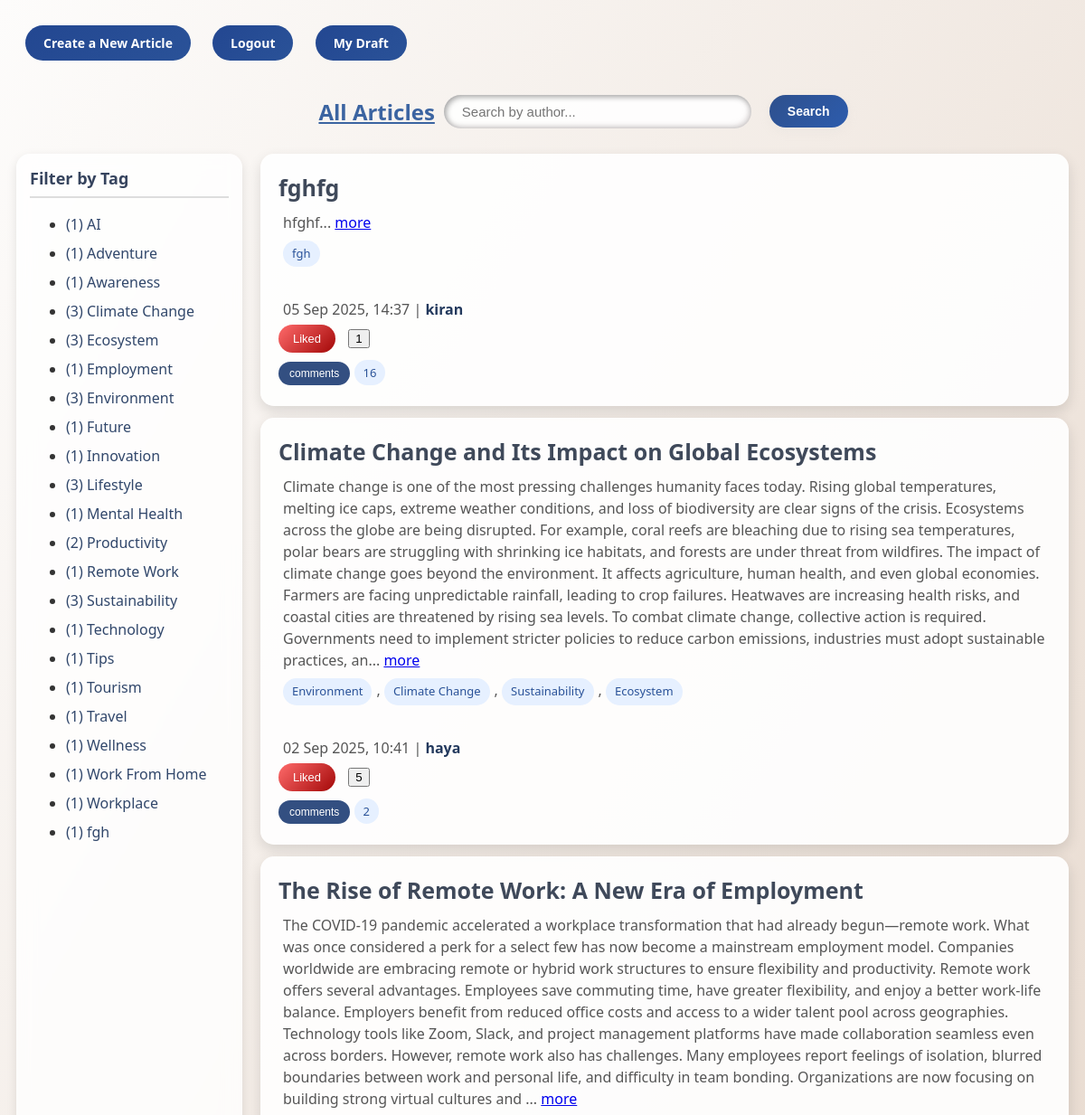
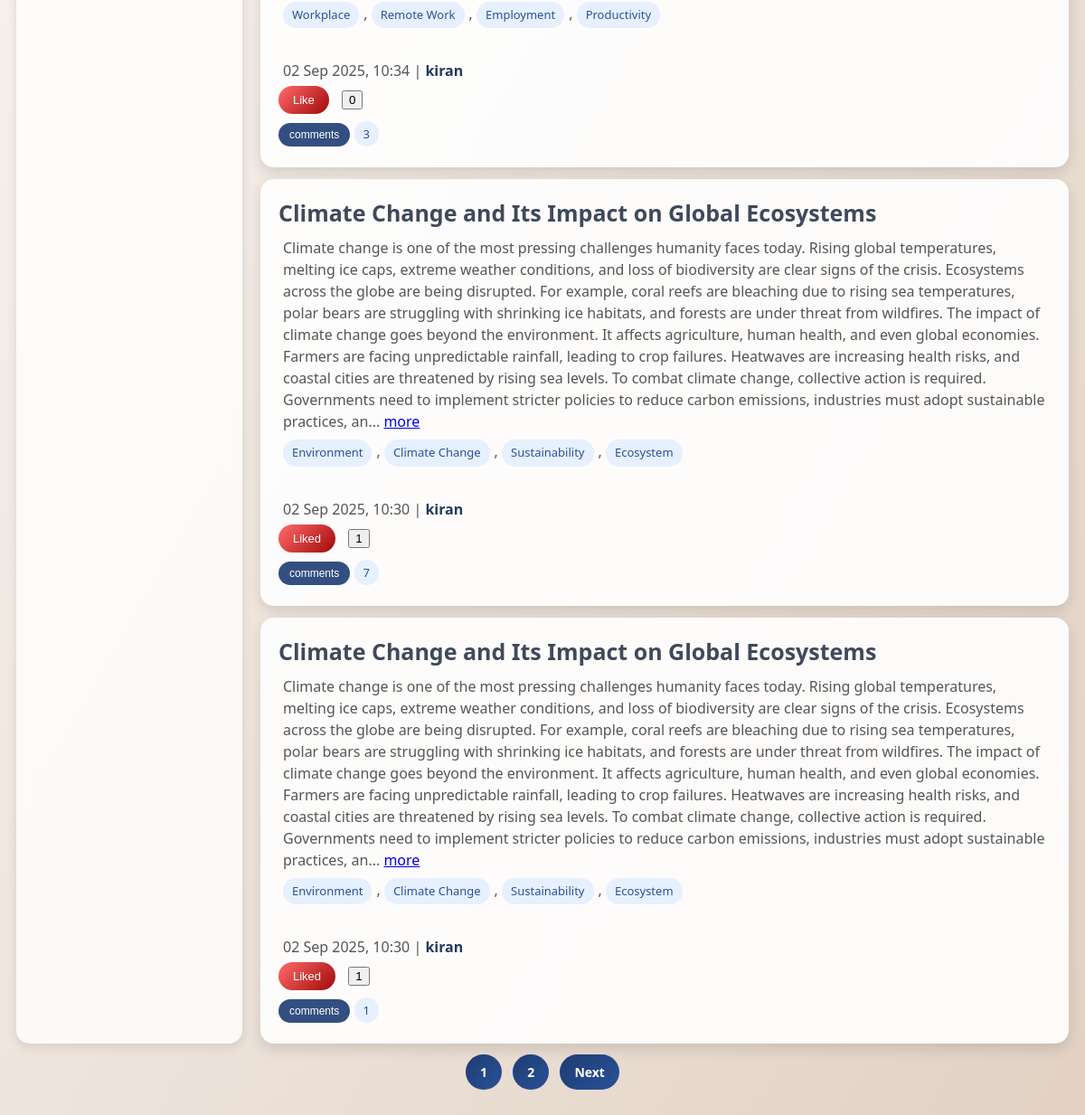
/article_list/ (signed in), run on the app's committed database (2 pictures, top to bottom).
### myapp/models.py (models this page shows, shortened)
class Article(models.Model):
    title = models.CharField(max_length=200)
    content = models.TextField()
    author = models.ForeignKey(User, on_delete=models.CASCADE)
    created_at = models.DateTimeField(auto_now_add=True)
    tags = models.CharField(max_length=100)
    is_draft = models.BooleanField(default=False)
    @property
    def tag_list(self):
        if self.tags:
            return [t.strip() for t in self.tags.split(",")]
        return []

### myapp/views.py (the view)
# urls.py: path('article_list/', views.article_list, name='article_list'),
def article_list(request):
    tag = request.GET.get("tag")
    author = request.GET.get("author")
    all_articles = Article.objects.filter(is_draft=False)
    tag_list = {}
    for art in all_articles:
        for t in art.tag_list:
            tag_list[t] = tag_list.get(t, 0) + 1
    tag_list = sorted(tag_list.items())
    articles = all_articles.order_by("-id")
    if tag:
        articles = [a for a in articles if tag in a.tag_list]
    if author:
        articles = articles.filter(author__username__icontains=author)
    paginator = Paginator(articles, 5)
    page_number = request.GET.get("page")
    page_obj = paginator.get_page(page_number)
    liked_articles = []
    if request.user.is_authenticated:
        liked_articles = request.user.like_set.values_list("article_id", flat=True)
    return render(request, "article_list.html", {
        "articles": page_obj,
        "tag_list": tag_list,
        "selected_tag": tag,
        "author_name": author,
        "page_obj": page_obj,
        "liked_articles": liked_articles,
    })

### myapp/templates/article_list.html (shortened to what this page needs)
{% extends 'base.html' %}
{% load static %}
{% block content %}
<div class="div2">
<div id="article-list-container">
  {% if user.is_authenticated %}
  <div class="button-3">
    <a href="{% url 'create_article' %}" class="button-link" id="create-article-link">Create a New Article</a>
    <a href="{% url 'logout' %}" class="button-link" id="logout-link">Logout</a>
    <a href="{% url 'draft_list' %}" class="button-link" id="draft-link">My Draft</a>
  </div>
  {% else %}
    <a href="{% url 'login' %}" class="button-link" id="login-link">Login</a>
    <a href="{% url 'register' %}" class="button-link" id="register-link">Register</a>
  {% endif %}
  <div class="search-bar" >
    <a href="{% url 'article_list' %}" class="underline-link" ><h2>All Articles</h2></a>
    <input type="text" id="author-search" placeholder="Search by author..."value="{{ request.GET.author|default:'' }}">
    <button id="author-search-btn" class="button-link">Search</button>
  </div>
  <div class="layout">
    <div class="tag-sidebar">
      <h3>Filter by Tag</h3>
      <ul>
        {% for tag, count in tag_list %}
          <li>
            <a href="?tag={{ tag }}">({{ count }}) {{ tag }} </a>
          </li>
        {% endfor %}
      </ul>
    </div>
    <div class="article-container">
      {% for article in articles %}
        <div class="article-card" data-id="{{ article.id }}">
          <h4> {{ article.title }}</h4>
          <p id="short-{{ article.id }}">
            {{ article.content|slice:":900" }}...
            <a href="#" class="more-link" data-id="{{ article.id }}">more</a>
          </p>
          <p>
            {% for tag in article.tag_list %}
              <span>{{ tag }}</span>{% if not forloop.last %}, {% endif %}
            {% endfor %}<br>
          </p><br>
          <p>{{ article.created_at|date:"d M Y, H:i" }} | <strong style="color:#23395d">{{ article.author.username }}</strong></p>
          {% if user.is_authenticated %}
          <button class="like-btn" data-article="{{ article.id }}">
            {% if article.id in liked_articles %}
              Liked
            {% else %}
              Like
            {% endif %}
          </button>
          {% else %}
            Login :
        {% endif %}
        <button class="like-count" id="like-count-{{ article.id }}" data-article="{{ article.id }}">
          {{ article.like_set.count|default:"0" }}
        </button>
          <div class="comments-section">
            <button class="comments-btn" data-article="{{ article.id }}">comments</button>
            <span class="comments-count" id="comments-count-{{ article.id }}">
              {{ article.comments.count|default:"0" }}
            </span>
          </div>
        </div>
      {% empty %}
        <p>No articles found.</p>
      {% endfor %}
    </div>
  </div>
</div>
  <div class="pagination" style="text-align:center; margin-top:20px;">
  {% for num in page_obj.paginator.page_range %}
    {% if page_obj.number == num %}
      <span class="button-link2" >{{ num }}</span>
    {% else %}
      <a href="?page={{ num }}{% if selected_tag %}&tag={{ selected_tag }}{% endif %}{% if author_name %}&author={{ author_name }}{% endif %}" class="button-link2">{{ num }}</a>
    {% endif %}
  {% endfor %}
  {% if page_obj.has_next %}
    <a href="?page={{ page_obj.next_page_number }}{% if selected_tag %}&tag={{ selected_tag }}{% endif %}{% if author_name %}&author={{ author_name }}{% endif %}" class="button-link2">Next</a>
  {% endif %}
  </div>
</div>
{% endblock %}

### myapp/templates/article_list.html (style rules this page uses)
body { font-family: 'Segoe UI', Tahoma, Geneva, Verdana, sans-serif; background: linear-gradient(120deg, #fdfcfb, #e2d1c3); color: #333; }
.div2 { margin: 0; padding: 10px ; max-width: 100%; }
.button-link { display: inline-block; padding: 10px 20px; background: linear-gradient(135deg, #234791ff, #2a5298); color: #fff; border-radius: 30px; text-decoration: none; font-weight: 600; font-size: 14px; margin: 10px; }
.search-bar { margin: 10px 0; gap: 10px; display: flex; justify-content: center; align-items: center; }
.search-bar input[type="text"] { padding: 10px 20px; width: 300px; border: none; border-radius: 25px; font-size: 15px; background: rgba(255,255,255,0.9); box-shadow: inset 2px 2px 6px rgba(163, 163, 163, 1), inset -2px -2px 6px rgba(206, 200, 200, 0.8); }
.search-bar button { padding: 10px 20px; border-radius: 25px; border: none; cursor: pointer; background: linear-gradient(135deg, #2e508dff, #2d5cadff); color: #fff; font-weight: 600; box-shadow: 0 4px 12px rgba(211, 208, 208, 0.15); }
.layout { display: grid; grid-template-columns: 250px 1fr; max-width: 100%; width: 100%; max-width: 100%; gap: 20px; }
.tag-sidebar { background: rgba(255,255,255,0.8); padding: 15px; border-radius: 15px; backdrop-filter: blur(10px); box-shadow: 0 4px 12px rgba(0,0,0,0.1); }
.tag-sidebar h3 { margin-top: 0; font-size: 18px; color: #36445eff; border-bottom: 2px solid #ddd; padding-bottom: 8px; }
.tag-sidebar li { margin: 10px 0; }
.tag-sidebar a { text-decoration: none; font-weight: 500; color: #31476bff; }
.article-container { display: flex; flex-direction: column; gap: 13px; }
.article-card { padding: 20px ; border-radius: 15px; background: rgba(255,255,255,0.9); box-shadow: 0 6px 15px rgba(0,0,0,0.12); }
.article-card h4 { margin: 0 0 10px; font-size: 25px; color: #3f495aff; }
.article-card p { margin: 5px ; line-height: 1.5; color: #555; }
.article-card span { display: inline-block; background: #e6f0ff; padding: 5px 10px; border-radius: 15px; font-size: 13px; margin: 3px 5px 3px 0; color: #2a5298; font-weight: 500; }
.like-btn { background: linear-gradient(135deg, #ff6b6b, #a30808ff); border: none; padding: 8px 16px; border-radius: 20px; color: white; cursor: pointer; font-size: 13px; margin-right: 10px; }
.comments-btn { background: #334f81ff; color: white; border: none; padding: 6px 12px; border-radius: 15px; cursor: pointer; font-size: 12px; margin-top: 10px; transition: 0.3s; }
.pagination { margin: 30px 0; text-align: center; }
.button-link2 { padding: 10px 16px; margin: 4px; background: linear-gradient(135deg, #1e3c72, #2a5298); color: #fff; border-radius: 25px; text-decoration: none; font-size: 14px; font-weight: 600; transition: 0.3s; }
.underline-link { text-decoration: underline; color: #3b64a1ff; margin-left: 100px; }

### data on the page
Article: tag_list "fgh", title "fghfg", content "hfghf", tag_list "fgh", created_at "05 Sep 2025, 14:37", author.username "kiran", shows "Liked", like_set.count "1", comments.count "16"
Article: title "Climate Change and Its Impact on Global Ecosystems", content "Climate change is one of the most pressing challenges humanity faces today. Rising global temperatures, melting ice caps, extreme weather conditions, and loss of biodiversity are clear signs of the crisis. Ecosystems across the globe are being disrupted. For example, coral reefs are bleaching due to rising sea temperatures, polar bears are struggling with shrinking ice habitats, and forests are under threat from wildfires. The impact of climate change goes beyond the environment. It affects agriculture, human health, and even global economies. Farmers are facing unpredictable rainfall, leading to crop failures. Heatwaves are increasing health risks, and coastal cities are threatened by…", tag_list "Environment" "Climate Change" "Sustainability" "Ecosystem", created_at "02 Sep 2025, 10:41", author.username "haya", shows "Liked", like_set.count "5", comments.count "2"
Article: title "The Rise of Remote Work: A New Era of Employment", content "The COVID-19 pandemic accelerated a workplace transformation that had already begun—remote work. What was once considered a perk for a select few has now become a mainstream employment model. Companies worldwide are embracing remote or hybrid work structures to ensure flexibility and productivity. Remote work offers several advantages. Employees save commuting time, have greater flexibility, and enjoy a better work-life balance. Employers benefit from reduced office costs and access to a wider talent pool across geographies. Technology tools like Zoom, Slack, and project management platforms have made collaboration seamless even across borders. However, remote work also has challenges. Many…", tag_list "Workplace" "Remote Work" "Employment" "Productivity", created_at "02 Sep 2025, 10:34", author.username "kiran", shows "Like", like_set.count "0", comments.count "3"
Article: title "Climate Change and Its Impact on Global Ecosystems", content "Climate change is one of the most pressing challenges humanity faces today. Rising global temperatures, melting ice caps, extreme weather conditions, and loss of biodiversity are clear signs of the crisis. Ecosystems across the globe are being disrupted. For example, coral reefs are bleaching due to rising sea temperatures, polar bears are struggling with shrinking ice habitats, and forests are under threat from wildfires. The impact of climate change goes beyond the environment. It affects agriculture, human health, and even global economies. Farmers are facing unpredictable rainfall, leading to crop failures. Heatwaves are increasing health risks, and coastal cities are threatened by…", tag_list "Environment" "Climate Change" "Sustainability" "Ecosystem", created_at "02 Sep 2025, 10:30", author.username "kiran", shows "Liked", like_set.count "1", comments.count "7"
Article: title "Climate Change and Its Impact on Global Ecosystems", content "Climate change is one of the most pressing challenges humanity faces today. Rising global temperatures, melting ice caps, extreme weather conditions, and loss of biodiversity are clear signs of the crisis. Ecosystems across the globe are being disrupted. For example, coral reefs are bleaching due to rising sea temperatures, polar bears are struggling with shrinking ice habitats, and forests are under threat from wildfires. The impact of climate change goes beyond the environment. It affects agriculture, human health, and even global economies. Farmers are facing unpredictable rainfall, leading to crop failures. Heatwaves are increasing health risks, and coastal cities are threatened by…", tag_list "Environment" "Climate Change" "Sustainability" "Ecosystem", created_at "02 Sep 2025, 10:30", author.username "kiran", shows "Liked", like_set.count "1", comments.count "1"

### other printed values
{{ count }} "1" "1" "1" "3" "3" "1" "3" "1" "1" "3" "1" "2" "1" "3" "1" "1" "1" "1" "1" "1" "1" "1"
{{ tag }} "AI" "Adventure" "Awareness" "Climate Change" "Ecosystem" "Employment" "Environment" "Future" "Innovation" "Lifestyle" "Mental Health" "Productivity" "Remote Work" "Sustainability" "Technology" "Tips" "Tourism" "Travel" "Wellness" "Work From Home" "Workplace"
{{ num }} "1"
{{ num }} "2"
